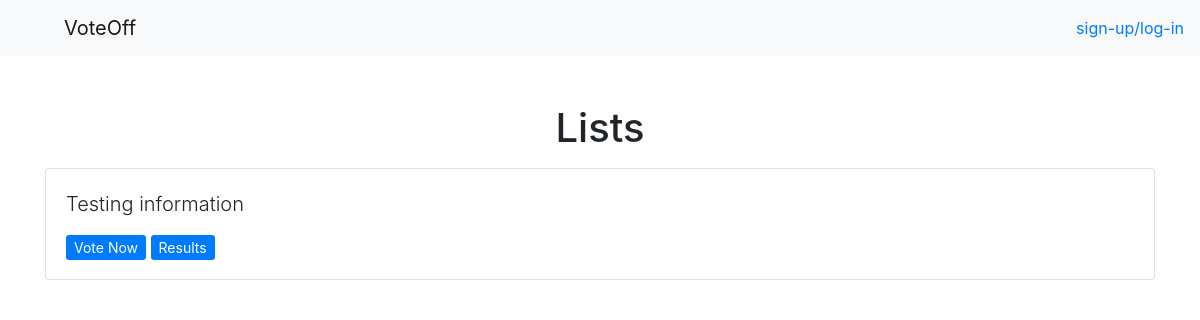
Before: /lists/ with the older database file.
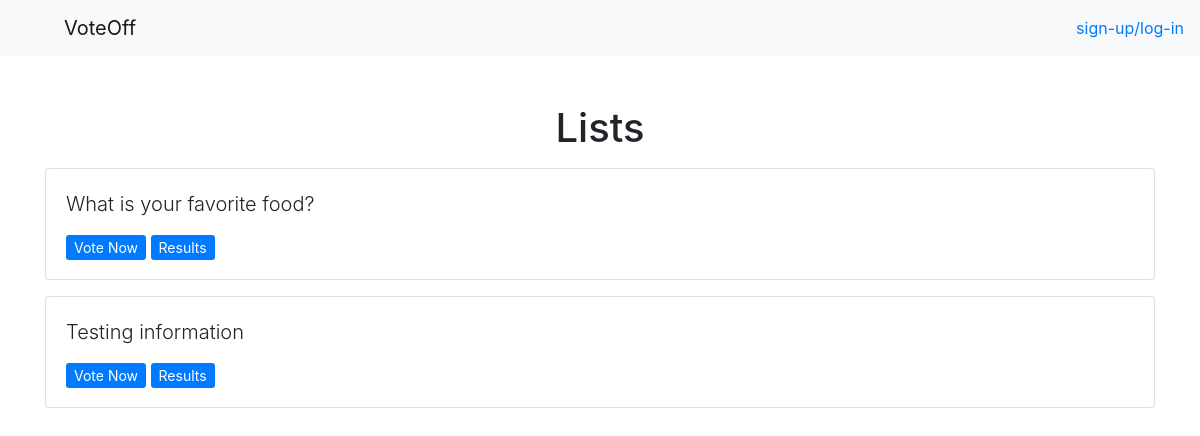
After: the same page with the newer database file.
### lists/models.py (models this page shows, shortened)
class Question(models.Model):
    question_text = models.CharField(max_length=200)
    pub_date = models.DateTimeField('date published')

### lists/views.py (the view)
# urls.py: path('lists/', views.index, name='index'),
def index(request):
    latest_question_list = Question.objects.order_by('-pub_date')[:5]
    context = {'latest_question_list': latest_question_list}
    return render(request, 'lists/index.html', context)

### lists/templates/lists/index.html
{% extends 'base.html' %}
{% load static %}
{% block extrahead %}
<link rel="stylesheet" type="text/css" href="{% static 'css/lists.css' %}">
{% endblock %}
{% block content %}
<h1 class="text-center mb-3">Lists</h1>
{% if latest_question_list %}
    {% for question in latest_question_list %}
        <div class="card mb-3">
            <div class="card-body">
                <p class="lead">{{ question.question_text }}</p>
                <a href="{% url 'lists:detail' question.id %}" class="btn-primary btn-sm">Vote Now</a>
                <a href="{% url 'lists:results' question.id %}" class="btn-primary btn-sm">Results</a>
            </div>
        </div>
    {% endfor %}
{% else %}
    <p>No lists available</p>
{% endif %}
{% endblock %}

Changed rows visible on the page:
added Question: question_text "What is your favorite food?"
